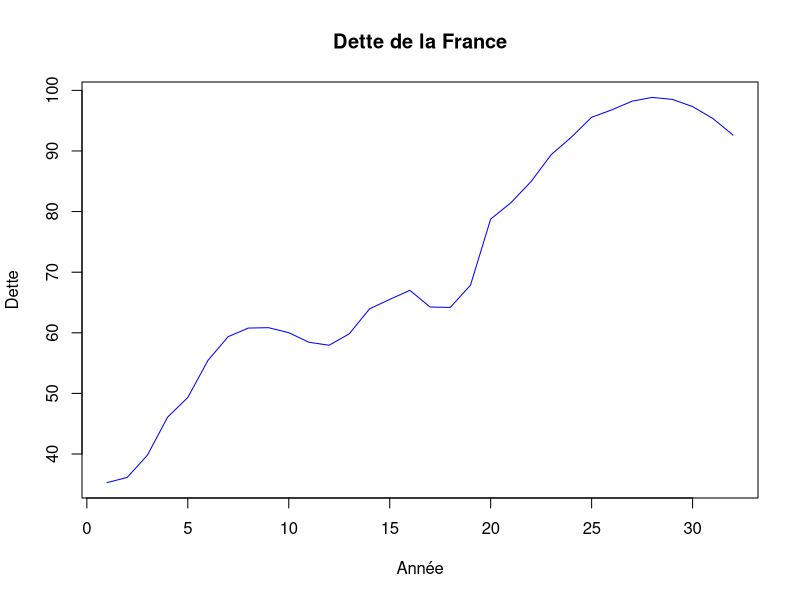
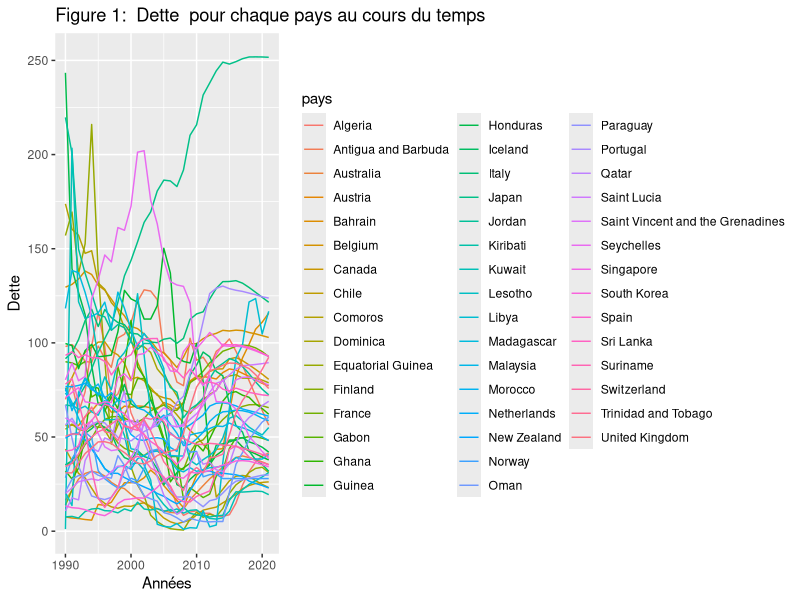
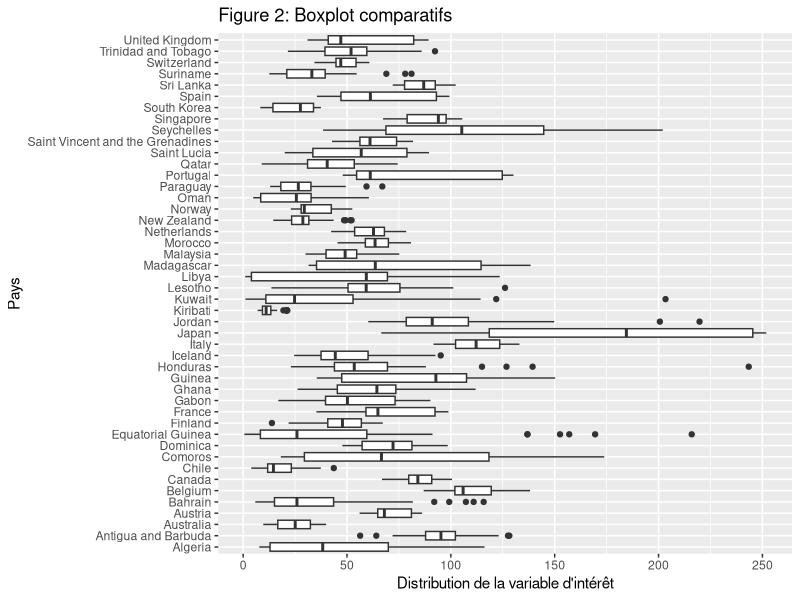

The R script that drew these images, in order: (Note: this script raises an error after producing the figures.)
## ---- chunk 1
data <- read.csv("archive/Dette_parpays.csv", header = TRUE)
head(data)
## ---- chunk 2
summary(data)
## ---- chunk 3
# Suppression des colonnes 'Region' et 'Image.URL' sans utiliser dplyr
data <- data[, !(names(data) %in% c("region", "Image.URL"))]


for (colname in names(data)) {
  # Vérifie si le nom de la colonne commence par 'X' suivi de 4 chiffres
  if (grepl("^X[0-9]{4}$", colname)) {
    # Suppression des virgules et conversion en numérique
    data[[colname]] <- as.numeric(gsub(",", ".", data[[colname]]))

    # Renommage de la colonne pour enlever le 'X'
    names(data)[names(data) == colname] <- substr(colname, 2, nchar(colname))
  }
}

head(data)
## ---- chunk 4

library(tidyr)


long_data <- pivot_longer(data, cols = -Country.Name, names_to = "Année", values_to = "Dette")


df <- pivot_wider(long_data, names_from = Country.Name, values_from = Dette)
df <- as.data.frame(df)
#head(df)

# Mettre la colonne année en rownames
rownames(df) <- df$Année
#head(df)

# enlever la colonne année
df <- df[, !(names(df) %in% c("Année"))]
#head(df)

# enlever toutes les colonnes qui ont au moins un 0 dans la colonne
df <- df[, colSums(df == 0) == 0]
head(df)


## ---- chunk 5


plot(df$France, type = "l", col = "blue", xlab = "Année", ylab = "Dette", main = "Dette de la France")

## ---- chunk 6
years <- 1990:2021
ndf <- cbind(years,df)
data_longer <-  ndf%>%pivot_longer(!years, names_to="pays", values_to="Dette")
head(data_longer)
## ---- chunk 7
library(ggplot2)
ggplot(data_longer, aes(x=years, y=Dette, color=pays)) + geom_line() +  
  xlab("Années") +
  ylab("Dette") +
  ggtitle("Figure 1:  Dette  pour chaque pays au cours du temps ")
## ---- chunk 8
ggplot(data = data_longer,aes(x =pays, y = Dette)) +
  geom_boxplot() +
  xlab("Pays") +
  ylab("Distribution de la variable d'intérêt")+
  coord_flip()+ 
  ggtitle("Figure 2: Boxplot comparatifs")
## ---- chunk 9
# nombre d'individue de df
n <- ncol(df)


## ---- chunk 10
y=data.matrix(df)
#y
xrange = range(as.numeric(rownames(y)))
## ---- chunk 11
splbasis = create.bspline.basis(xrange,norder=6,breaks=years)
gcv = 1:40
for (i in 1:40){
  lambda = exp(i-10)
  fdparTemp = fdPar(splbasis,Lfdobj = 2,lambda=lambda)
  smoothdata = smooth.basis(years,y,fdParobj = fdparTemp)
  gcv[i] = mean(smoothdata$gcv) #n valeur de critere general pour un lambda donnée soit la moyenne 
}
plot(gcv)
which.min(gcv)
## ---- chunk 12
lambda = exp(which.min(gcv)-10)
lambda
fdparTemp = fdPar(splbasis,Lfdobj = 2,lambda=1)
smoothdata = smooth.basis(years,y,fdParobj = fdparTemp)
## ---- chunk 13
fhatsmooth = eval.fd(years,smoothdata$fd)
par(mfrow=c(1,2))
matplot(years,y,type="l",lty=1,ylab="",main="donnees brutes")
matplot(years,fhatsmooth,type="l",lty=1,ylab="",main="donnees lissees")
## ---- chunk 14
matplot(years,fhatsmooth-y,lty=1,type="l",ylab="residus")
## ---- chunk 15
meantemp = mean.fd(smoothdata$fd) #moyenne (objet fonctionnel fd)
## ---- chunk 16
matplot(fhatsmooth,col="gray",type="l",xlab="Année",ylab="Dette")
lines(meantemp$coefs,lwd=2)
## ---- chunk 17
covtemp = var.fd(smoothdata$fd)
surfcov = eval.bifd(xrange[1]:xrange[2],xrange[1]:xrange[2],covtemp)
## ---- chunk 18
nofColors <- 100
colorFunc <- colorRampPalette(c('blue', 'red'));
colors_   <- colorFunc(nofColors)
z=surfcov
z.centerValues <- (
   z[      -1  ,      -1  ] +
   z[      -1  , -ncol(z) ] +
   z[ -nrow(z) ,      -1  ] +
   z[ -nrow(z) , -ncol(z) ]
) / 4

z.colorBin <- cut(z.centerValues, nofColors);

## ---- chunk 19

persp(surfcov,theta=30,xlab="Années",ylab="Années",zlab="covariance",col=  colors_[z.colorBin],)

## ---- chunk 20
filled.contour(surfcov)
## ---- chunk 21
cortemp = cor.fd(xrange[1]:xrange[2],smoothdata$fd)
#renvoie directement la matrice de corrélation emprique évaluée en les points demandés
## ---- chunk 22
persp(cortemp,theta=90,phi=40,xlab="Années",ylab="Années",zlab="corrélation",col=  colors_[z.colorBin],)
## ---- chunk 23
filled.contour(cortemp)
